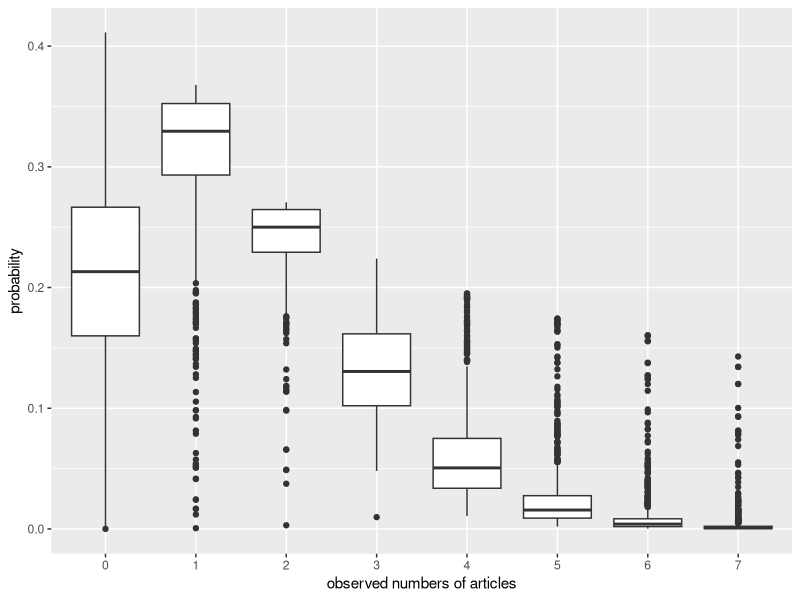
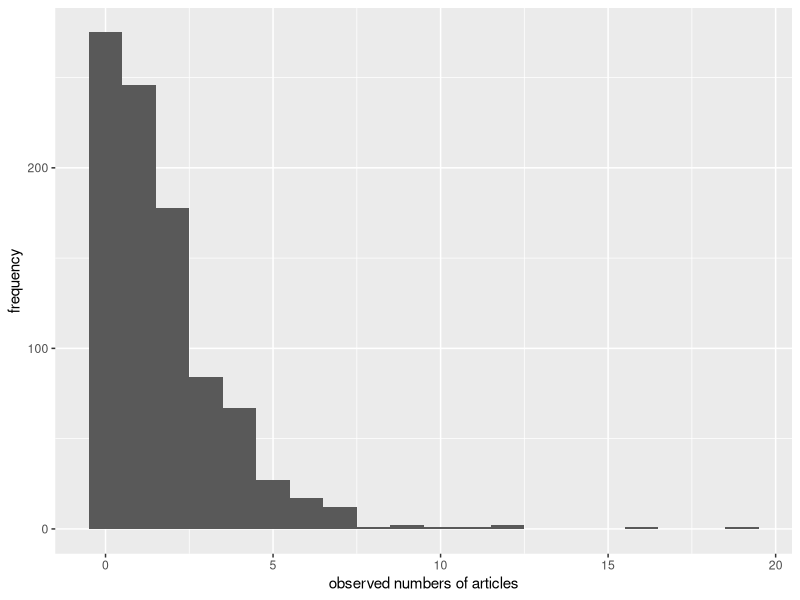

Recreate these plots in R, in order.
## ---- chunk 1
knitr::opts_chunk$set(echo = TRUE)
## ---- chunk 2
library(pscl)
library(ggplot2)
library(dplyr)
library(reshape)

data("bioChemists")
attach(bioChemists)
## ---- chunk 3
model1 <- glm(art~fem+mar+kid5+phd+ment, family = poisson(link = "log"))
summary(model1)
## ---- chunk 4
# Deviance of model1
dev <- model1$deviance
dev
# degree of freedom of residual
df <- model1$df.residual
df
# goodness-of-fit test
1-pchisq(dev, df)
## ---- chunk 5
predp <- predprob(model1)
data <- data.frame(predp[,1:8])
n <- dim(data)[1]
mydata <- cbind(as.vector(data[,1]), as.vector(rep(0,n)))
for (i in c(1:7)){
  mydata <- rbind(mydata,cbind(as.vector(data[,i+1]),as.vector((rep(i,n)))))
}
mydata <- data.frame(mydata)
mydata$X2 <- as.factor(mydata$X2)
ggplot(data=mydata, aes(x=X2 , y=X1))+geom_boxplot()+labs(x="observed numbers of articles", y="probability")
ggplot(bioChemists, aes(x=art))+geom_histogram(binwidth = 1)+labs(x="observed numbers of articles",y="frequency")

#predicted probability for the first subject
predp[1,1:8]

#predicted number of 0
round(mean(predp[1])*n)
#observed number of 0
sum(bioChemists$art<1)
## ---- chunk 6
fit1 <- zeroinfl(art~fem+mar+kid5+phd+ment)
fit2 <- zeroinfl(art~fem+mar+kid5+phd+ment|ment)
summary(fit1)
summary(fit2)
1-pchisq(2,df=4)
## ---- chunk 7
exp(coef(fit2))
## ---- chunk 8
mean(phd)
## ---- chunk 9
detach(bioChemists)
